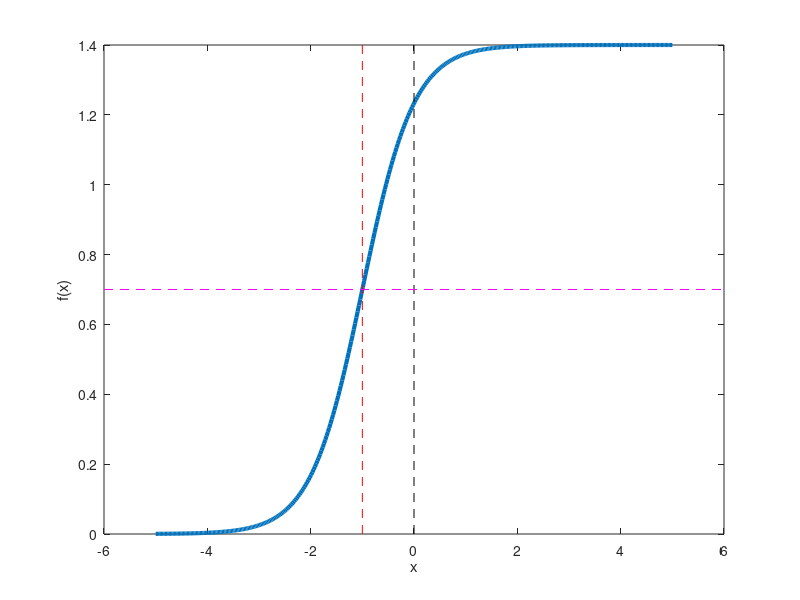

Reproduce this figure in MATLAB.
%% Sigmoid Function

a = 1.4;  % amplitude (max value)
b = 2;    % steepness ("heat" parm)
c = -1;   % x-axis shift

x = linspace(-5, 5, 400);
sigmoid = a ./ (1 + exp(-b * (x - c)));

figure(5), clf
plot(x,sigmoid, 'linew', 3)
hold on
plot([0 0], get(gca, 'ylim'), 'k--')

% vertical line at x=c
plot([c c], get(gca, 'ylim'), 'r--')

% horizontal line at y=a/2
plot(get(gca, 'xlim'), [1 1] * a/2, 'm--')

xlabel('x'), ylabel('f(x)')
